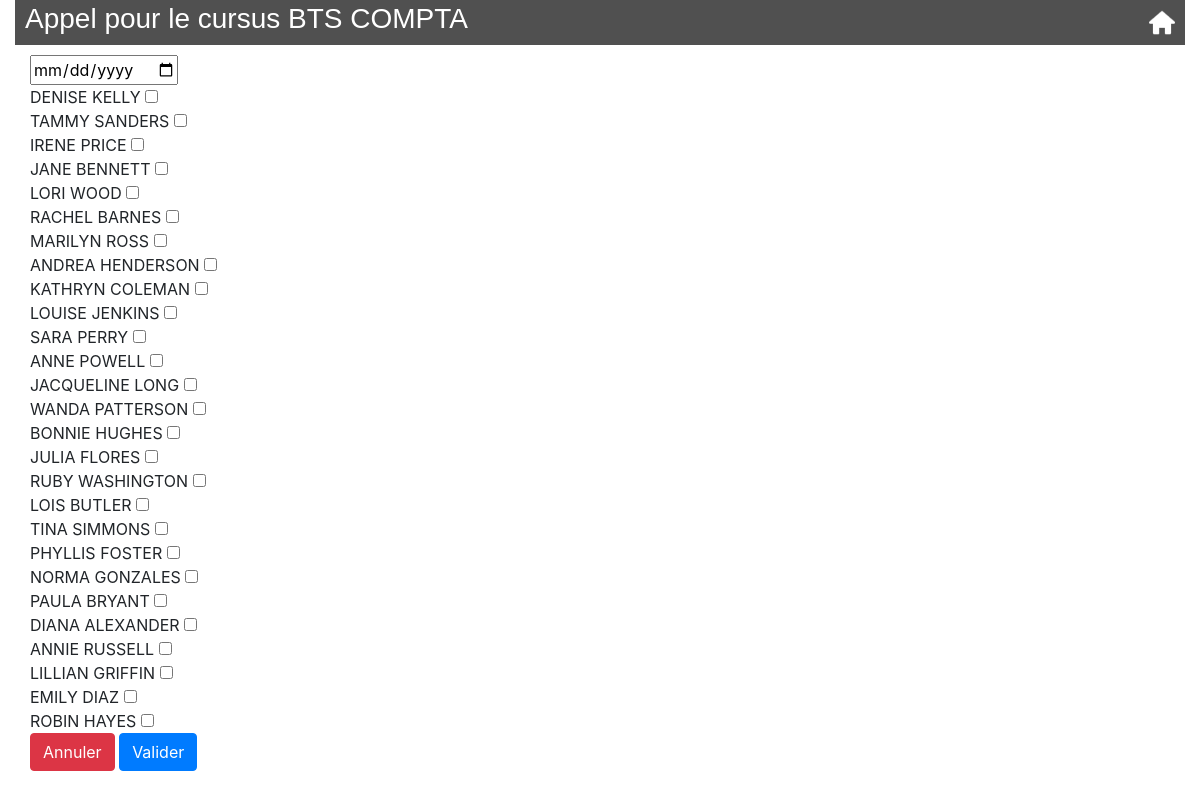
Screenshot of /lycee/cursusCall/9 with the database file from the repository.
### lycee/models.py (models this page shows, shortened)
class Cursus(models.Model):
    name = models.CharField(
        max_length=50,
        blank=False,
        null=True,
        default='aucun'
    )
    year_from_bac = models.SmallIntegerField(
        help_text="year since le bac",
        verbose_name="year",
        blank=False,
        null=True,
        default=0
    )
    scholar_year = models.CharField(
        max_length=9,
        blank=False,
        null=True,
        default='0000-00001'
    )

class Student(models.Model):
    first_name = models.CharField(
        max_length=50,
        blank=False,
        null=False
    )
    birth_date = models.DateField(
        verbose_name='date of birth',
        blank=False,
        null=False
    )
    last_name = models.CharField(
        verbose_name="lastname",
        help_text="last name of the student",
        blank=False,  # pas de champ vide
        null=False,  # pas de champ null (a conjuguer avec default
        default="???",
        max_length=255,  # taille maximale du champ
    )
    phone = models.CharField(
        verbose_name="phonenumber",
        help_text="phone number of the student",
        blank=False,  # pas de champ vide
        null=False,  # pas de champ null (a conjuguer avec default
        default="0999999999",
        max_length=10,  # taille maximale du champ
    )
    email = models.EmailField(
        verbose_name="email",
        help_text="phone number of the student",
        blank=False,  # pas de champ vide
        null=False,  # pas de champ null (a conjuguer avec default
        default="x@y.z",
        max_length=255,  # taille maximale du champ
    )
    comments = models.CharField(
        verbose_name="comments",
        help_text="some comments about the student",
        blank=True,
        null=False,  # pas de champ null (a conjuguer avec default
        default="",
        max_length=255,  # taille maximale du champ
    )
    cursus = models.ForeignKey(
        Cursus,
        on_delete=models.CASCADE,  # necessaire selon la version de Django
        null=True
    )

### lycee/views.py (the view)
# urls.py: url(r'^cursusCall/(?P<idC>[0-9]+)$', views.cursusCall, name='update_cursus'),
def cursusCall(request, idC):
    if request.method == 'POST':
        stud_list = Student.objects.filter(cursus_id=idC)
        cursuse = Cursus.objects.get(id=idC)
        app = Appel(date=request.POST.get("date_appel",""), cursus= cursuse)
        app.save()
        for stud in stud_list:
            if request.POST.get(str(stud.id),"") == 'on':
                boolTemp = True
            else:
                boolTemp = False
            pres = Presence(date_presence=request.POST.get("date_appel",""), student=stud, appel=app, isMissing=boolTemp)
            pres.save()
        return redirect("index")
    else:
        stud_list = Student.objects.filter(cursus_id=idC)
        cursus = Cursus.objects.get(id=idC)
        context = {'liste': stud_list, 'cursus': cursus}
        return render(request, 'lycee/appel/cursusCall.html', context)

### lycee/templates/lycee/appel/cursusCall.html (shortened to what this page needs)
{% extends "master.html" %}
{% load static %}
{% if liste%}
  {% block title %}
    <h3>Appel pour le cursus {{cursus.name}}</h3>
  {% endblock %}
  {% block content %}
    <form method="post">
        <input type="date" name="date_appel"><br>
        {% for stud in liste %}
            <label class="labelo">{{stud.first_name}} {{stud.last_name}}</label>
            <input type="checkbox" name="{{stud.id}}">
            <br>
        {% endfor %}
        <button type="cancel" class="btn btn-danger"><a style="color: white"href="/lycee/">Annuler</a></button>
        <button type="submit" class="btn btn-primary">Valider</button>
    </form>
  {% endblock %}
{% else %}
  <p> No cursus to show .</p>
{% endif %}

### lycee/static/lycee/style.css (style rules this page uses)
.labelo { display: inline-block; margin-bottom: 0; }

### rows the page displays
Cursus: name "BTS COMPTA"
Student: first_name "DENISE", last_name "KELLY"
Student: first_name "TAMMY", last_name "SANDERS"
Student: first_name "IRENE", last_name "PRICE"
Student: first_name "JANE", last_name "BENNETT"
Student: first_name "LORI", last_name "WOOD"
Student: first_name "RACHEL", last_name "BARNES"
Student: first_name "MARILYN", last_name "ROSS"
Student: first_name "ANDREA", last_name "HENDERSON"
Student: first_name "KATHRYN", last_name "COLEMAN"
Student: first_name "LOUISE", last_name "JENKINS"
Student: first_name "SARA", last_name "PERRY"
Student: first_name "ANNE", last_name "POWELL"
Student: first_name "JACQUELINE", last_name "LONG"
Student: first_name "WANDA", last_name "PATTERSON"
Student: first_name "BONNIE", last_name "HUGHES"
Student: first_name "JULIA", last_name "FLORES"
Student: first_name "RUBY", last_name "WASHINGTON"
Student: first_name "LOIS", last_name "BUTLER"
Student: first_name "TINA", last_name "SIMMONS"
Student: first_name "PHYLLIS", last_name "FOSTER"
Student: first_name "NORMA", last_name "GONZALES"
Student: first_name "PAULA", last_name "BRYANT"
Student: first_name "DIANA", last_name "ALEXANDER"
Student: first_name "ANNIE", last_name "RUSSELL"
Student: first_name "LILLIAN", last_name "GRIFFIN"
Student: first_name "EMILY", last_name "DIAZ"
Student: first_name "ROBIN", last_name "HAYES"
